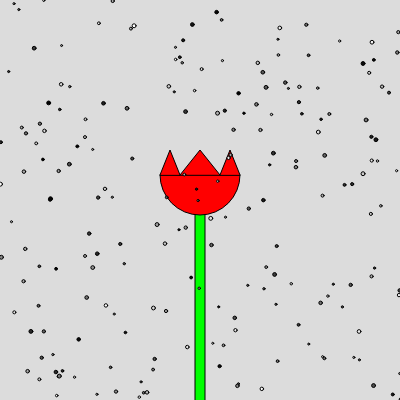
Frame 1 (no input)
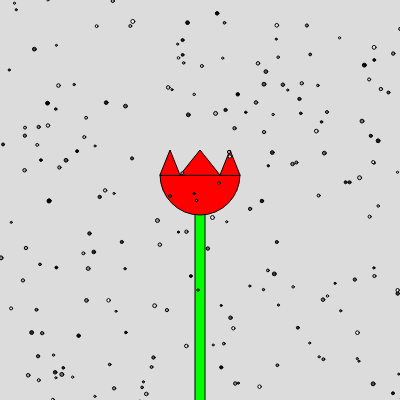
Frame 60 (no input)
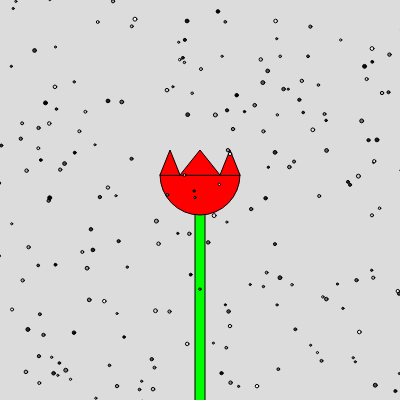
Frame 120 (the mouse pressed at the canvas centre since frame 60)

The p5.js sketch that drew these frames (run headless with seeded random() and noise() and a simulated clock; from frame 60 on, the mouse is pressed at the canvas centre):

// p5.js sketch
// ── sketch.js
var petal1,petal2,petal3,amount = [];//petal array
var bugAmount = 200//Amount of bugs, so many bugs in spring

function setup() {
  createCanvas(400, 400);
  petal1 = [160,175,170,150,180,175];
  petal2 = [180,175,200,150,220,175];
  petal3 = [220,175,230,150,240,175];
  //establishing our petals
  for (let i = 0; i < bugAmount; i++) {
    amount.push(new SpringBugs());
  }
}

function draw() {
  background(220);
  rectMode(CENTER);
  fill(0,255,0);
  rect(200,400,10,400,255);
  fill(255,0,0);
  arc(200, 175, 80, 80, 0, PI, OPEN);
  triangle(petal1[0],petal1[1],petal1[2],petal1[3],petal1[4],petal1[5]);
  triangle(petal2[0],petal2[1],petal2[2],petal2[3],petal2[4],petal2[5]);
  triangle(petal3[0],petal3[1],petal3[2],petal3[3],petal3[4],petal3[5]);
  //a beautiful tulip
  for (let i = 0; i < amount.length; i++) {
    amount[i].move();
    amount[i].display();
  }
}

class SpringBugs {
  constructor() {
    this.x = random(width);
    this.y = random(height);
    this.diameter = random(2, 4);
    this.speed = 0.5;
    this.c = color(random(255));
    //size, movement speed, and color of bugs, randomized for your pleasure
  }

  move() {
    this.x += random(-this.speed, this.speed);
    this.y += random(-this.speed, this.speed);
    //vibrating buzzing buggies
  }

  display() {
    fill(this.c);
    ellipse(this.x, this.y, this.diameter, this.diameter);
    //the bugs
  }
}
